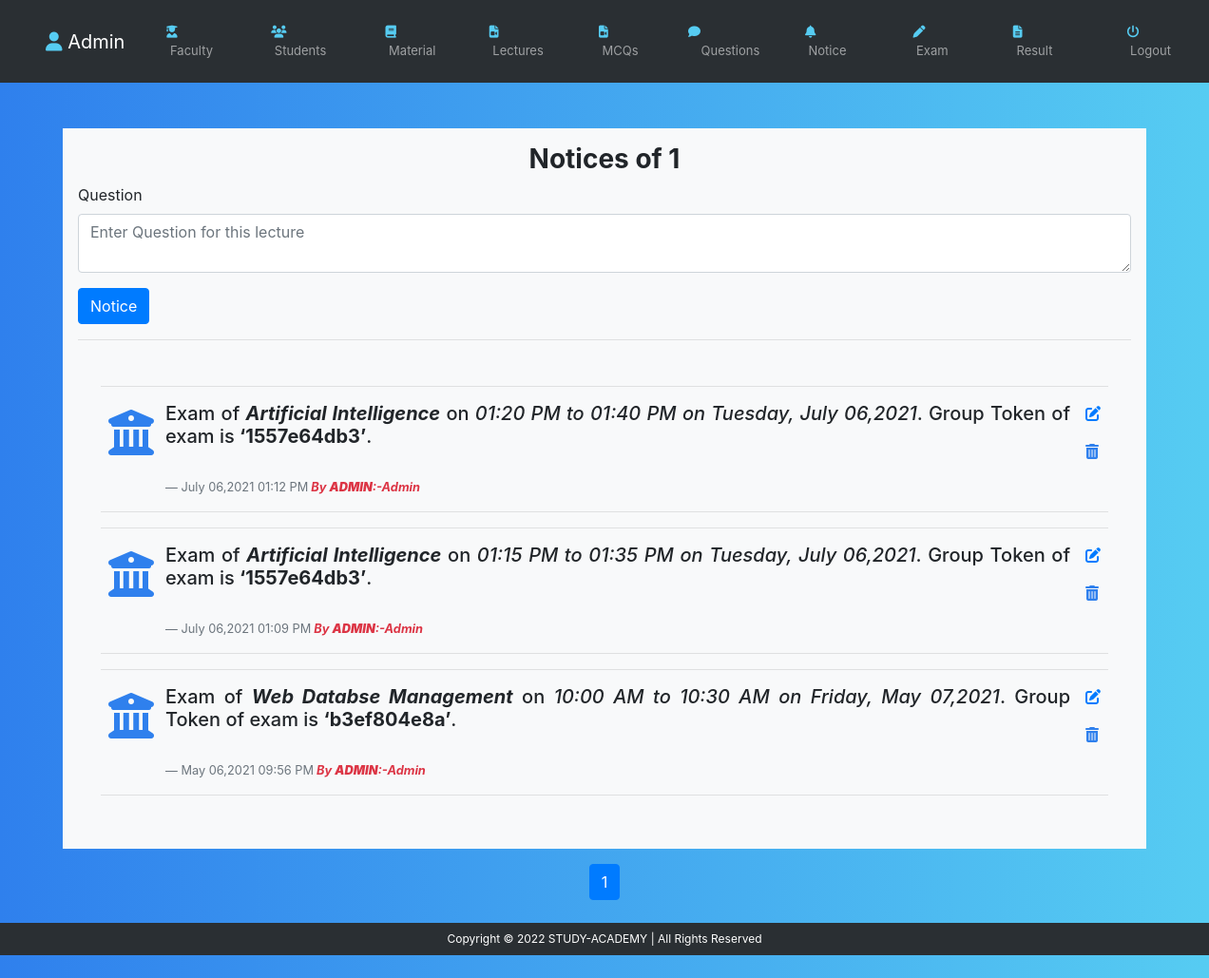
The app's page /admin/notice.php?d_id=2 (signed in) with its own data.
### tables this page shows
CREATE TABLE `lectures` (
  `lec_id` int(25) NOT NULL,
  `admin_id` int(25) DEFAULT NULL,
  `faculty_id` int(25) DEFAULT NULL,
  `d_id` int(25) NOT NULL,
  `semester` int(10) NOT NULL,
  `sub_id` int(25) NOT NULL,
  `unit_id` int(25) NOT NULL,
  `topic` varchar(255) NOT NULL,
  `lecture_link` varchar(255) DEFAULT NULL,
  `lecture_path` text DEFAULT NULL,
  `create_time` datetime NOT NULL DEFAULT current_timestamp(),
  `update_time` datetime DEFAULT NULL
);

CREATE TABLE `notice` (
  `notice_id` int(25) NOT NULL,
  `admin_id` int(25) NOT NULL,
  `d_id` int(25) NOT NULL,
  `notice` text NOT NULL,
  `create_time` datetime NOT NULL DEFAULT current_timestamp(),
  `update_time` datetime DEFAULT NULL
);

### inc/function.php (called while the page is built, shortened)
<?php
require '../db/dbcon.php';
	?>
<?php
function admin_id($admin_id) {
	global $con;
	    $Select_adm = "SELECT admin.username FROM admin WHERE admin_id=$admin_id";
	    $SelectResult = mysqli_query($con, $Select_adm);
	    $row = mysqli_fetch_assoc($SelectResult);
	     return $row['username'];
}
function safe_string($str) {
	global $con;
	   	$str = trim($str);
  		$str = stripslashes($str);
  		$str = strip_tags($str);
  		$str = htmlspecialchars($str);
	   	$str = mysqli_real_escape_string($con,$str);
	return $str;
}
function DateMinute($date)
	{
        return date("F d,Y  h:i A",strtotime($date));
	}
?>

### admin/notice.php (the view, shortened to what this page needs)
<?php
require '../db/dbcon.php';
if (isset($_GET['d_id'])>0 && $_GET['d_id']<5 && $_GET['d_id']!='')  {
        $limit=5;
        if (isset($_GET['page'])) {
            $page=safe_string($_GET['page']);
        }else{
            $page=1;
        }
        $offset=($page-1)*$limit;
    $d_id=safe_string($_GET['d_id']);
?>
<body>
<div class="container mt-5 bg-light p-3">
    <?php $topic=mysqli_fetch_assoc(mysqli_query($con,"SELECT topic FROM lectures WHERE d_id=$d_id")) ?>
            <h3 class="text-center font-weight-bold">Notices of <?php echo $topic['topic'] ?></h3>
            <form action="<?php echo htmlentities($_SERVER['REQUEST_URI']) ?>" method="POST">
                <div class="form-group">
                    <label for="">Question</label>
                    <textarea class="form-control" name="notice" placeholder="Enter Question for this lecture"></textarea>
                </div>
                <button type="submit" name="notice_btn" class="btn btn-primary">Notice</button>
            </form><hr>
                <div class="m-2 p-3">
                            <?php
                $pageSql="SELECT * FROM notice WHERE d_id=$d_id";
                $sql1="SELECT * FROM notice WHERE d_id=$d_id ORDER BY create_time DESC LIMIT {$offset},{$limit}";
                    $result1=mysqli_query($con,$sql1);
                    while ($row=mysqli_fetch_assoc($result1)) {
                        $admin_id_com=$row['admin_id'];
                            $adm_name=admin_id($admin_id_com);
                            if($row["update_time"]==NULL){
	                            $notice_time=$row["create_time"];
	                        }else{
	                            $notice_time=$row["update_time"];
	                        }
                            echo '<hr>
                            <div class="float-right" style="color: #2F80ED; font-size:16px;">
                                    <div class="mb-3 ml-3 mr-2" style="cursor:pointer;" id="">
                                        <a href="edit_notice.php?notice_id='.$row['notice_id'].'"><i class="fas fa-edit"></i></a>
                                    </div>
                                    <div class="mt-3 ml-3 mr-2" style="cursor:pointer;" onclick="noticeDelete(this.id)" id="'.$row['notice_id'].'">
                                        <i class="fas fa-trash-alt"></i>
                                    </div>
                                </div>
                                <div class="media m-2 text-justify" >
                                     <i class="mt-2 fas fa-university fa-3x" style="color: #2F80ED;">&nbsp;</i>
                                    <div class="media-body">
                                        <h5 >'.$row["notice"].'</h5><br>
                                        <figcaption class="blockquote-footer">'.DateMinute($notice_time).'<cite title="Source Title" class="font-weight-bold text-danger"> By <b>ADMIN</b>:-'.$adm_name.'</cite>
                                        </figcaption>
                                    </div>
                                </div><hr>
                                ';
                    }
                ?>
                </div>
        </div>
        <div class="container mt-3">
    <?php
        $records1=mysqli_num_rows(mysqli_query($con,$pageSql));
        if ($records1>0) {
            $total_page=ceil($records1/$limit);
            echo'<ul class="pagination justify-content-center">';
            for ($i=1; $i<=$total_page; $i++) {
                if ($i==$page) {
                    $active='active';
                } else{
                    $active="";
                }
                    $PageNo='<li class="page-item '.$active.'"><a class="page-link" href="notices.php?d_id='.$d_id.'&page='.$i.'">'.$i.'</a></li>';
                echo $PageNo;
            }
            echo'</ul>';
            }
    } else {
        echo "<h2 class='text-danger text-center mt-5'>Invalid ID</h2> ";
    }
    ?>
</div>
    <?php include 'footer.php'; ?>

### inc/header.php (style rules this page uses)
body { background: #56CCF2; background: linear-gradient(to right, #2F80ED, #56CCF2); }

### records on screen
lectures: topic "1"
notice: notice "Exam of Artificial Intelligence on 01:20 PM to 01:40 PM on Tuesday, July 06,2021 . Group Token of exam is ‘1557e64db3’ .", create_time "July 06,2021 01:12 PM", admin.username "Admin"
notice: notice "Exam of Artificial Intelligence on 01:15 PM to 01:35 PM on Tuesday, July 06,2021 . Group Token of exam is ‘1557e64db3’ .", create_time "July 06,2021 01:09 PM", admin.username "Admin"
notice: notice "Exam of Web Databse Management on 10:00 AM to 10:30 AM on Friday, May 07,2021 . Group Token of exam is ‘b3ef804e8a’ .", create_time "May 06,2021 09:56 PM", admin.username "Admin"
